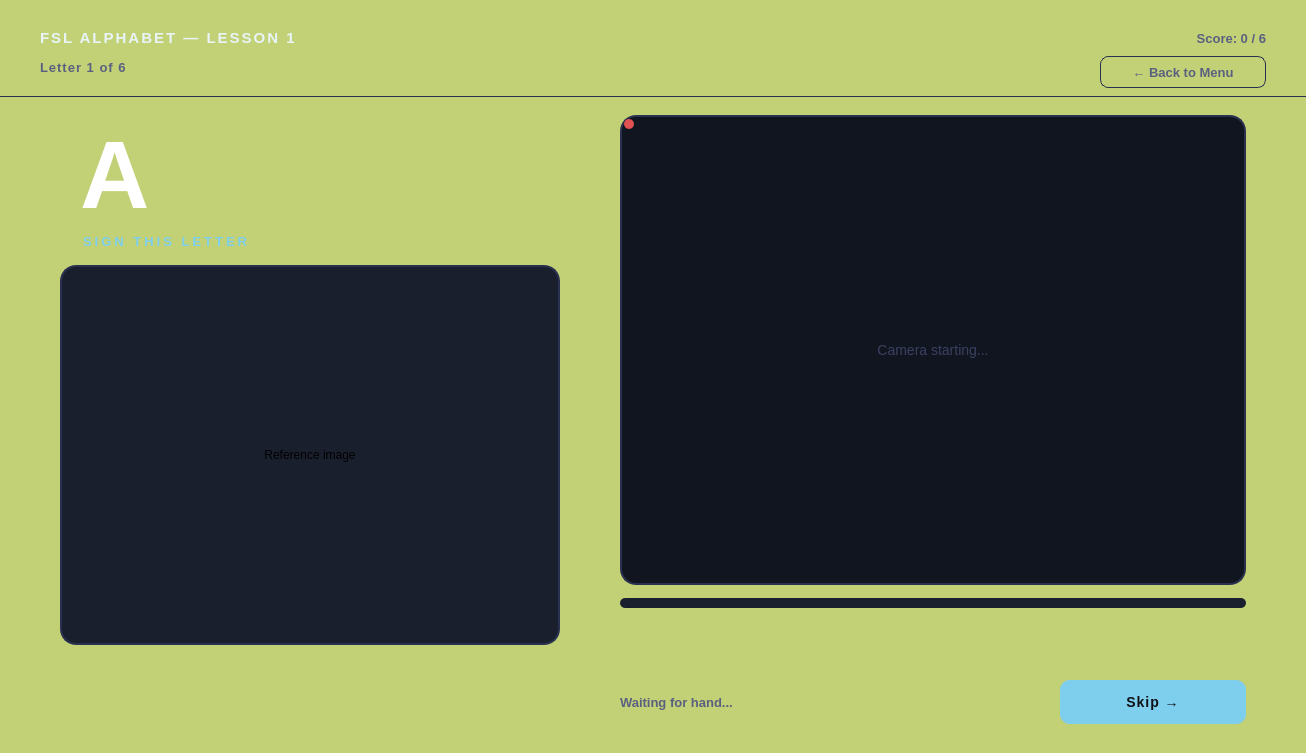
<?xml version="1.0" encoding="UTF-8"?>
<ui version="4.0">
 <class>AlphabetLesson</class>
 <widget class="QWidget" name="AlphabetLesson">
  <property name="geometry">
   <rect>
    <x>0</x>
    <y>0</y>
    <width>1306</width>
    <height>753</height>
   </rect>
  </property>
  <property name="windowTitle">
   <string>FSL Alphabet Lesson</string>
  </property>
  <property name="styleSheet">
   <string notr="true">
QWidget#AlphabetLesson {
    background-color: #C2D076;
}
QLabel#lessonTitle {
    color: #e8f4f8;
    font-size: 15px;
    font-weight: 600;
    letter-spacing: 2px;
}
QLabel#letterDisplay {
    color: #ffffff;
    font-size: 96px;
    font-weight: 800;
}
QLabel#letterSubtitle {
    color: #7ecfed;
    font-size: 13px;
    font-weight: 500;
    letter-spacing: 3px;
}
QLabel#refImageLabel {
    background-color: #1a1f2e;
    border: 2px solid #2a3150;
    border-radius: 16px;
}
QLabel#cameraLabel {
    background-color: #111520;
    border: 2px solid #2a3150;
    border-radius: 16px;
    color: #3a4060;
    font-size: 14px;
}
QLabel#feedbackLabel {
    font-size: 18px;
    font-weight: 700;
    letter-spacing: 1px;
    border-radius: 10px;
    padding: 8px 20px;
}
QLabel#progressLabel {
    color: #5a6080;
    font-size: 13px;
    font-weight: 500;
    letter-spacing: 1px;
}
QLabel#holdBarBg {
    background-color: #1a1f2e;
    border-radius: 5px;
}
QLabel#holdBarFill {
    background-color: #7ecfed;
    border-radius: 5px;
}
QPushButton#nextBtn {
    background-color: #7ecfed;
    color: #0f1117;
    font-size: 14px;
    font-weight: 700;
    letter-spacing: 1px;
    border: none;
    border-radius: 10px;
    padding: 10px 28px;
}
QPushButton#nextBtn:hover {
    background-color: #a8dff5;
}
QPushButton#nextBtn:disabled {
    background-color: #2a3150;
    color: #3a4060;
}
QPushButton#backBtn {
    background-color: transparent;
    color: #5a6080;
    font-size: 13px;
    font-weight: 500;
    border: 1px solid #2a3150;
    border-radius: 8px;
    padding: 8px 18px;
}
QPushButton#backBtn:hover {
    color: #e8f4f8;
    border-color: #5a6080;
}
QLabel#scoreLabel {
    color: #5a6080;
    font-size: 13px;
    font-weight: 500;
}
QLabel#camStatusDot {
    border-radius: 5px;
}
   </string>
  </property>

  <!-- ── TOP BAR ── -->
  <widget class="QLabel" name="lessonTitle">
   <property name="geometry">
    <rect><x>40</x><y>24</y><width>400</width><height>28</height></rect>
   </property>
   <property name="text">
    <string>FSL ALPHABET — LESSON 1</string>
   </property>
  </widget>

  <widget class="QLabel" name="progressLabel">
   <property name="geometry">
    <rect><x>40</x><y>56</y><width>300</width><height>22</height></rect>
   </property>
   <property name="text">
    <string>Letter 1 of 6</string>
   </property>
  </widget>

  <widget class="QLabel" name="scoreLabel">
   <property name="geometry">
    <rect><x>1100</x><y>24</y><width>166</width><height>28</height></rect>
   </property>
   <property name="alignment">
    <set>Qt::AlignRight|Qt::AlignVCenter</set>
   </property>
   <property name="text">
    <string>Score: 0 / 6</string>
   </property>
  </widget>

  <widget class="QPushButton" name="backBtn">
   <property name="geometry">
    <rect><x>1100</x><y>56</y><width>166</width><height>32</height></rect>
   </property>
   <property name="text">
    <string>← Back to Menu</string>
   </property>
  </widget>

  <!-- ── DIVIDER LINE ── -->
  <widget class="QLabel" name="divider">
   <property name="geometry">
    <rect><x>0</x><y>96</y><width>1306</width><height>1</height></rect>
   </property>
   <property name="styleSheet">
    <string notr="true">background-color: #2a3150;</string>
   </property>
   <property name="text"><string></string></property>
  </widget>

  <!-- ── LEFT PANEL: letter + reference image ── -->
  <widget class="QLabel" name="letterDisplay">
   <property name="geometry">
    <rect><x>80</x><y>115</y><width>200</width><height>120</height></rect>
   </property>
   <property name="alignment">
    <set>Qt::AlignLeft|Qt::AlignVCenter</set>
   </property>
   <property name="text">
    <string>A</string>
   </property>
  </widget>

  <widget class="QLabel" name="letterSubtitle">
   <property name="geometry">
    <rect><x>83</x><y>230</y><width>300</width><height>22</height></rect>
   </property>
   <property name="text">
    <string>SIGN THIS LETTER</string>
   </property>
  </widget>

  <widget class="QLabel" name="refImageLabel">
   <property name="geometry">
    <rect><x>60</x><y>265</y><width>500</width><height>380</height></rect>
   </property>
   <property name="alignment">
    <set>Qt::AlignHCenter|Qt::AlignVCenter</set>
   </property>
   <property name="text">
    <string>Reference image</string>
   </property>
   <property name="scaledContents">
    <bool>false</bool>
   </property>
  </widget>

  <!-- ── RIGHT PANEL: camera feed ── -->
  <widget class="QLabel" name="cameraLabel">
   <property name="geometry">
    <rect><x>620</x><y>115</y><width>626</width><height>470</height></rect>
   </property>
   <property name="alignment">
    <set>Qt::AlignHCenter|Qt::AlignVCenter</set>
   </property>
   <property name="text">
    <string>Camera starting...</string>
   </property>
  </widget>

  <!-- ── CAMERA STATUS DOT ── -->
  <widget class="QLabel" name="camStatusDot">
   <property name="geometry">
    <rect><x>624</x><y>119</y><width>10</width><height>10</height></rect>
   </property>
   <property name="styleSheet">
    <string notr="true">background-color: #e05252; border-radius: 5px;</string>
   </property>
   <property name="text"><string></string></property>
  </widget>

  <!-- ── HOLD PROGRESS BAR (under camera) ── -->
  <widget class="QLabel" name="holdBarBg">
   <property name="geometry">
    <rect><x>620</x><y>598</y><width>626</width><height>10</height></rect>
   </property>
   <property name="text"><string></string></property>
  </widget>

  <widget class="QLabel" name="holdBarFill">
   <property name="geometry">
    <rect><x>620</x><y>598</y><width>0</width><height>10</height></rect>
   </property>
   <property name="text"><string></string></property>
  </widget>

  <!-- ── FEEDBACK LABEL ── -->
  <widget class="QLabel" name="feedbackLabel">
   <property name="geometry">
    <rect><x>620</x><y>620</y><width>626</width><height>46</height></rect>
   </property>
   <property name="alignment">
    <set>Qt::AlignHCenter|Qt::AlignVCenter</set>
   </property>
   <property name="text">
    <string></string>
   </property>
   <property name="styleSheet">
    <string notr="true">color: transparent; background-color: transparent;</string>
   </property>
  </widget>

  <!-- ── NEXT / SKIP BUTTON ── -->
  <widget class="QPushButton" name="nextBtn">
   <property name="geometry">
    <rect><x>1060</x><y>680</y><width>186</width><height>44</height></rect>
   </property>
   <property name="text">
    <string>Skip →</string>
   </property>
   <property name="enabled">
    <bool>true</bool>
   </property>
  </widget>

  <!-- ── PREDICTION DISPLAY (bottom-left of camera) ── -->
  <widget class="QLabel" name="predictionLabel">
   <property name="geometry">
    <rect><x>620</x><y>680</y><width>300</width><height>44</height></rect>
   </property>
   <property name="styleSheet">
    <string notr="true">color: #5a6080; font-size: 13px; font-weight: 500;</string>
   </property>
   <property name="text">
    <string>Waiting for hand...</string>
   </property>
  </widget>

 </widget>
 <resources/>
 <connections/>
</ui>
